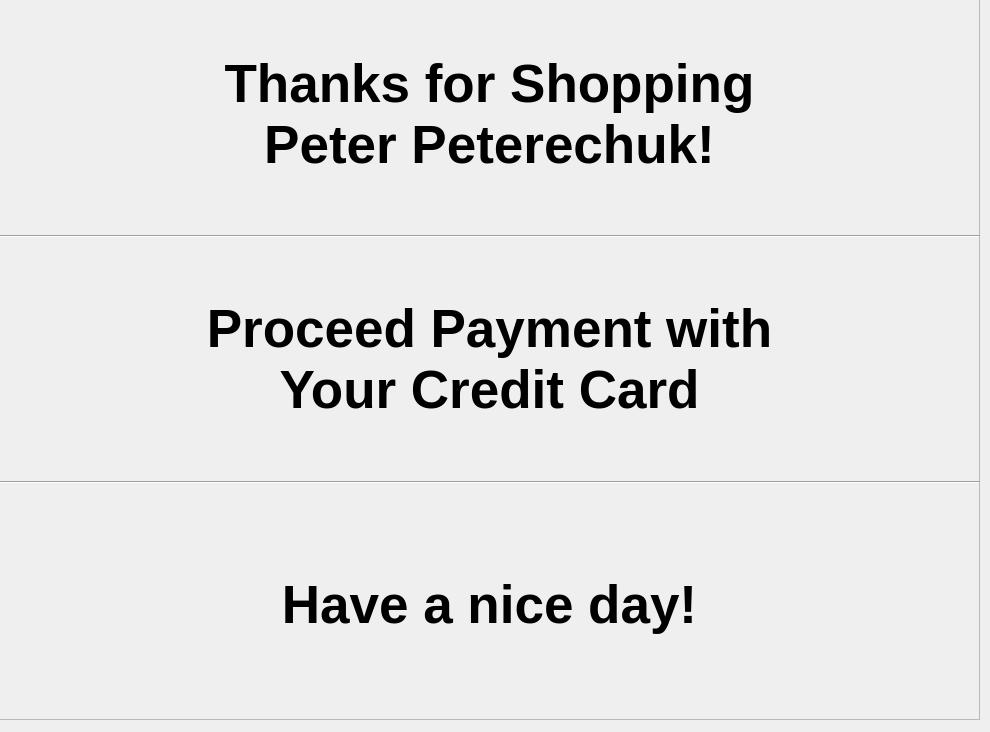
            <widget class="QWidget" name="page_2">
             <widget class="QFrame" name="frame_10">
              <property name="geometry">
               <rect>
                <x>-1</x>
                <y>-1</y>
                <width>981</width>
                <height>721</height>
               </rect>
              </property>
              <property name="frameShape">
               <enum>QFrame::StyledPanel</enum>
              </property>
              <property name="frameShadow">
               <enum>QFrame::Raised</enum>
              </property>
              <widget class="QWidget" name="layoutWidget">
               <property name="geometry">
                <rect>
                 <x>0</x>
                 <y>0</y>
                 <width>981</width>
                 <height>721</height>
                </rect>
               </property>
               <layout class="QVBoxLayout" name="verticalLayout_5">
                <item>
                 <widget class="QLabel" name="label_3">
                  <property name="minimumSize">
                   <size>
                    <width>0</width>
                    <height>10</height>
                   </size>
                  </property>
                  <property name="maximumSize">
                   <size>
                    <width>16777208</width>
                    <height>16777215</height>
                   </size>
                  </property>
                  <property name="font">
                   <font>
                    <family>Arial</family>
                    <pointsize>40</pointsize>
                    <weight>75</weight>
                    <bold>true</bold>
                   </font>
                  </property>
                  <property name="text">
                   <string>Thanks for Shopping
Peter Peterechuk!</string>
                  </property>
                  <property name="alignment">
                   <set>Qt::AlignCenter</set>
                  </property>
                 </widget>
                </item>
                <item>
                 <widget class="Line" name="line_4">
                  <property name="orientation">
                   <enum>Qt::Horizontal</enum>
                  </property>
                 </widget>
                </item>
                <item>
                 <widget class="QLabel" name="label_4">
                  <property name="font">
                   <font>
                    <family>Arial</family>
                    <pointsize>40</pointsize>
                    <weight>75</weight>
                    <bold>true</bold>
                   </font>
                  </property>
                  <property name="text">
                   <string>Proceed Payment with 
Your Credit Card</string>
                  </property>
                  <property name="alignment">
                   <set>Qt::AlignCenter</set>
                  </property>
                 </widget>
                </item>
                <item>
                 <widget class="Line" name="line_5">
                  <property name="orientation">
                   <enum>Qt::Horizontal</enum>
                  </property>
                 </widget>
                </item>
                <item>
                 <widget class="QLabel" name="label_5">
                  <property name="font">
                   <font>
                    <family>Arial</family>
                    <pointsize>40</pointsize>
                    <weight>75</weight>
                    <bold>true</bold>
                   </font>
                  </property>
                  <property name="text">
                   <string>Have a nice day!</string>
                  </property>
                  <property name="alignment">
                   <set>Qt::AlignCenter</set>
                  </property>
                 </widget>
                </item>
               </layout>
              </widget>
             </widget>
             <widget class="QPushButton" name="proceedPushButton">
              <property name="geometry">
               <rect>
                <x>0</x>
                <y>0</y>
                <width>981</width>
                <height>723</height>
               </rect>
              </property>
              <property name="text">
               <string/>
              </property>
              <property name="flat">
               <bool>true</bool>
              </property>
             </widget>
            </widget>
